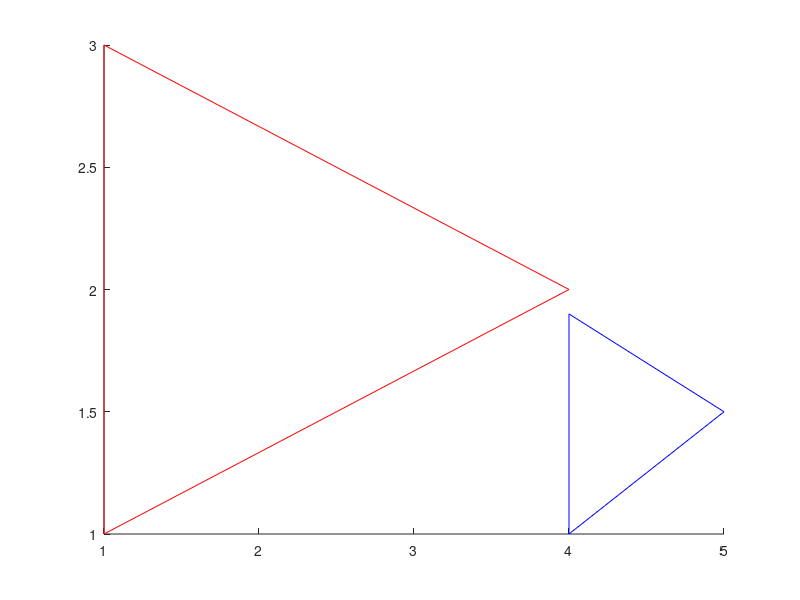

MATLAB code to generate this figure: (Note: this script raises an error after producing the figure.)
x = [2,2,3]; 
y = [5,3,4];
P1 = [x;y]';

x = [0,4,2];
y = [0,4,6];
P2 = [x;y]';

x = [1,1,4]; 
y = [1,3,2];
P1 = [x;y]';

x = [4,4,5];
y = [1.5,2.5,2];
P2 = [x;y]';

x = [1,1,4]; 
y = [1,3,2];
P1 = [x;y]';

x = [4,4,5];
y = [1,1.9,1.5];
P2 = [x;y]';



line([P1(:,1)' P1(1,1)],[P1(:,2)' P1(1,2)],'Color','r')
line([P2(:,1)' P2(1,1)],[P2(:,2)' P2(1,2)],'Color','b')

flag = triangle_intersection(P1,P2);
if flag == 1
    disp("Intersection")
else
    disp("No Intersection")
end